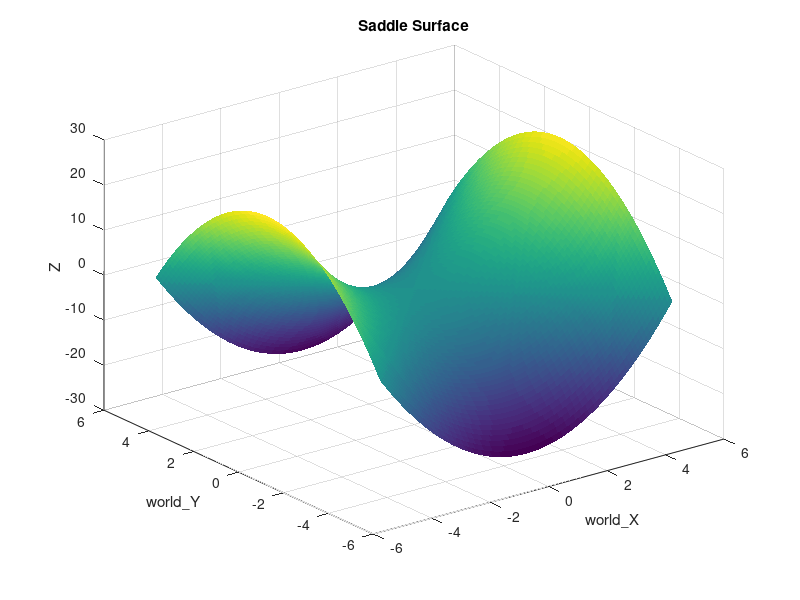

The MATLAB source for this figure:
clear; clc; close all;

% Define world grid
world_X = linspace(-5,5,100);
world_Y = linspace(-5,5,100);
[X,Y] = meshgrid(world_X, world_Y);

% Saddle surface
Z = X.^2 - Y.^2;

figure
surf(X,Y,Z,'EdgeColor','none')
hold on

xlabel('world\_X');
ylabel('world\_Y');
zlabel('Z');
title('Saddle Surface');
view(3);
grid on;
